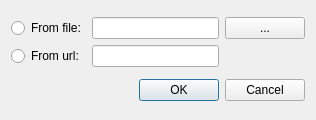
<?xml version="1.0" encoding="UTF-8"?>
<ui version="4.0">
 <class>QgsDarwinCoreDialogBase</class>
 <widget class="QDialog" name="QgsDarwinCoreDialogBase">
  <property name="geometry">
   <rect>
    <x>0</x>
    <y>0</y>
    <width>316</width>
    <height>120</height>
   </rect>
  </property>
  <property name="windowTitle">
   <string>Load darwin core data</string>
  </property>
  <layout class="QGridLayout" name="gridLayout_2">
   <item row="0" column="0">
    <layout class="QGridLayout" name="gridLayout">
     <item row="0" column="0">
      <widget class="QRadioButton" name="mFromFileButton">
       <property name="text">
        <string>From file:</string>
       </property>
       <attribute name="buttonGroup">
        <string>buttonGroup</string>
       </attribute>
      </widget>
     </item>
     <item row="0" column="1">
      <widget class="QLineEdit" name="mFileLineEdit"/>
     </item>
     <item row="0" column="2">
      <widget class="QPushButton" name="mFilePushButton">
       <property name="text">
        <string>...</string>
       </property>
      </widget>
     </item>
     <item row="1" column="0">
      <widget class="QRadioButton" name="mFromUrlButton">
       <property name="text">
        <string>From url:</string>
       </property>
       <attribute name="buttonGroup">
        <string>buttonGroup</string>
       </attribute>
      </widget>
     </item>
     <item row="1" column="1">
      <widget class="QLineEdit" name="mUrlLineEdit"/>
     </item>
    </layout>
   </item>
   <item row="1" column="0">
    <widget class="QDialogButtonBox" name="buttonBox">
     <property name="orientation">
      <enum>Qt::Horizontal</enum>
     </property>
     <property name="standardButtons">
      <set>QDialogButtonBox::Cancel|QDialogButtonBox::Ok</set>
     </property>
    </widget>
   </item>
  </layout>
 </widget>
 <resources/>
 <connections>
  <connection>
   <sender>buttonBox</sender>
   <signal>accepted()</signal>
   <receiver>QgsDarwinCoreDialogBase</receiver>
   <slot>accept()</slot>
   <hints>
    <hint type="sourcelabel">
     <x>248</x>
     <y>254</y>
    </hint>
    <hint type="destinationlabel">
     <x>157</x>
     <y>274</y>
    </hint>
   </hints>
  </connection>
  <connection>
   <sender>buttonBox</sender>
   <signal>rejected()</signal>
   <receiver>QgsDarwinCoreDialogBase</receiver>
   <slot>reject()</slot>
   <hints>
    <hint type="sourcelabel">
     <x>316</x>
     <y>260</y>
    </hint>
    <hint type="destinationlabel">
     <x>286</x>
     <y>274</y>
    </hint>
   </hints>
  </connection>
 </connections>
 <buttongroups>
  <buttongroup name="buttonGroup"/>
 </buttongroups>
</ui>
